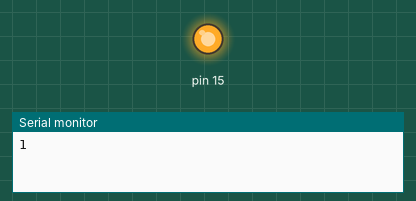
Simulated run of this sketch. Board: Arduino Uno, built with avr-gcc and run on an emulated ATmega328P. Shown: output pins drawn as LEDs (lit = HIGH), the last lines printed to the serial monitor.

Above: at 2.5 s.
At 7.5 s:
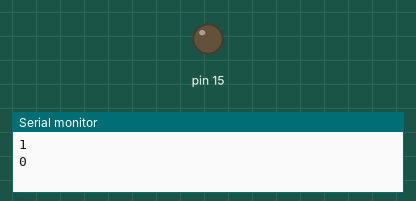
Timing chart, 0 to 13.0 s (numbered marks = the images above):
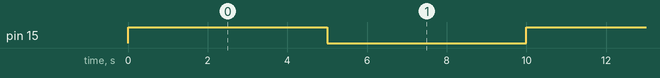

The sketch:

Prueba_Rele_y_Cooler.ino
```cpp
void setup() {

  Serial.begin(9600);

  pinMode(15, OUTPUT);

}

void loop() {

  digitalWrite(15, HIGH);
  Serial.println(digitalRead(15));

  delay(5000);

  digitalWrite(15, LOW);
  Serial.println(digitalRead(15));

  delay(5000);

}

void HighYLow() {

  digitalWrite(15, HIGH);
  Serial.println(digitalRead(15));

  delay(1000);

  digitalWrite(15, LOW);
  Serial.println(digitalRead(15));

  delay(1000);

}

void High() {

  digitalWrite(15, HIGH);
  Serial.println(digitalRead(15));

  delay(1000);

}
```

Measured:
- by itself, pin 15: alternates HIGH for 5.0 s and LOW for 5.0 s
